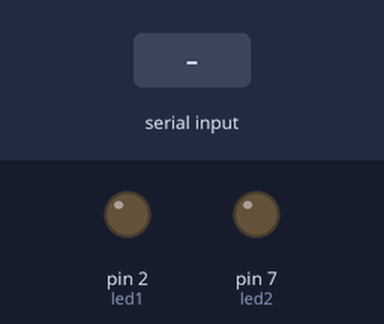
Bench run of a sketch on a simulated Arduino Uno, built with avr-gcc and run on an emulated ATmega328P. Shown: output pins drawn as LEDs (lit = HIGH). Inputs (shaded band) come from the test bench.

Above: at 1.2 s.
1.3 s: "S" received over Serial
At 2.1 s:
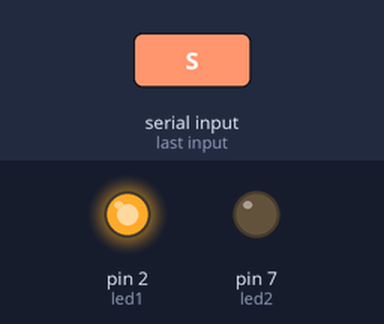
2.8 s: "N" received over Serial
At 3.3 s:
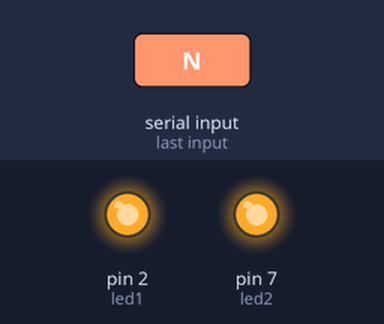
Timing chart, 0 to 5.8 s (numbered marks = the images above; inputs shaded):
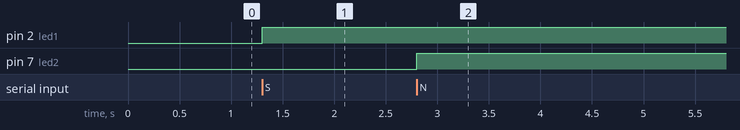

The sketch:

Arduino.ino
```cpp
#define led1 2
#define led2 7
char leitura;

void setup() {
  Serial.begin(9600);
  pinMode(led1, OUTPUT);
  pinMode(led2, OUTPUT);


}

void loop() {

  while(Serial.available()) {
    leitura = Serial.read();
    if (leitura == 'S') {
      digitalWrite(led1, HIGH);
    }
    else if (leitura == 'N') {
      digitalWrite(led2, HIGH);
    }

    else Serial.end(); // Fim da conexão
  }
}
```

Measured:
- after the input at 1.3 s, pin 2 (led1): LOW → HIGH at once
- after the input at 2.8 s, pin 7 (led2): LOW → HIGH at once
